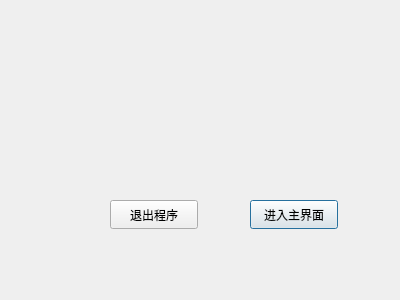
<?xml version="1.0" encoding="UTF-8"?>
<ui version="4.0">
 <class>MyDialog</class>
 <widget class="QDialog" name="MyDialog">
  <property name="geometry">
   <rect>
    <x>0</x>
    <y>0</y>
    <width>400</width>
    <height>300</height>
   </rect>
  </property>
  <property name="windowTitle">
   <string>Dialog</string>
  </property>
  <widget class="QPushButton" name="pushButton">
   <property name="geometry">
    <rect>
     <x>250</x>
     <y>200</y>
     <width>88</width>
     <height>29</height>
    </rect>
   </property>
   <property name="text">
    <string>进入主界面</string>
   </property>
  </widget>
  <widget class="QPushButton" name="pushButton_2">
   <property name="geometry">
    <rect>
     <x>110</x>
     <y>200</y>
     <width>88</width>
     <height>29</height>
    </rect>
   </property>
   <property name="text">
    <string>退出程序</string>
   </property>
  </widget>
 </widget>
 <resources/>
 <connections>
  <connection>
   <sender>pushButton</sender>
   <signal>clicked()</signal>
   <receiver>MyDialog</receiver>
   <slot>reject()</slot>
   <hints>
    <hint type="sourcelabel">
     <x>271</x>
     <y>217</y>
    </hint>
    <hint type="destinationlabel">
     <x>270</x>
     <y>287</y>
    </hint>
   </hints>
  </connection>
 </connections>
</ui>
